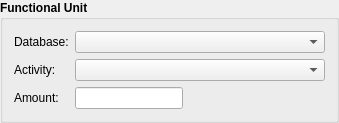
                 <widget class="QGroupBox" name="groupBox_15">
                  <property name="font">
                   <font>
                    <weight>75</weight>
                    <bold>true</bold>
                    <kerning>true</kerning>
                   </font>
                  </property>
                  <property name="title">
                   <string>Functional Unit</string>
                  </property>
                  <layout class="QGridLayout" name="gridLayout_7">
                   <item row="1" column="0">
                    <widget class="QLabel" name="label_72">
                     <property name="font">
                      <font>
                       <weight>50</weight>
                       <bold>false</bold>
                       <kerning>true</kerning>
                      </font>
                     </property>
                     <property name="text">
                      <string>Activity:</string>
                     </property>
                    </widget>
                   </item>
                   <item row="2" column="0">
                    <widget class="QLabel" name="label_73">
                     <property name="font">
                      <font>
                       <weight>50</weight>
                       <bold>false</bold>
                       <kerning>true</kerning>
                      </font>
                     </property>
                     <property name="text">
                      <string>Amount:</string>
                     </property>
                    </widget>
                   </item>
                   <item row="2" column="1">
                    <widget class="QLineEdit" name="Opt_MC_FU_amount">
                     <property name="sizePolicy">
                      <sizepolicy hsizetype="Preferred" vsizetype="Fixed">
                       <horstretch>0</horstretch>
                       <verstretch>0</verstretch>
                      </sizepolicy>
                     </property>
                     <property name="font">
                      <font>
                       <weight>50</weight>
                       <bold>false</bold>
                       <kerning>true</kerning>
                      </font>
                     </property>
                    </widget>
                   </item>
                   <item row="0" column="0">
                    <widget class="QLabel" name="label_71">
                     <property name="font">
                      <font>
                       <weight>50</weight>
                       <bold>false</bold>
                       <kerning>true</kerning>
                      </font>
                     </property>
                     <property name="text">
                      <string>Database:</string>
                     </property>
                    </widget>
                   </item>
                   <item row="2" column="2">
                    <spacer name="horizontalSpacer_10">
                     <property name="orientation">
                      <enum>Qt::Horizontal</enum>
                     </property>
                     <property name="sizeHint" stdset="0">
                      <size>
                       <width>40</width>
                       <height>20</height>
                      </size>
                     </property>
                    </spacer>
                   </item>
                   <item row="1" column="1" colspan="2">
                    <widget class="QComboBox" name="Opt_FU_act">
                     <property name="sizePolicy">
                      <sizepolicy hsizetype="Preferred" vsizetype="Fixed">
                       <horstretch>0</horstretch>
                       <verstretch>0</verstretch>
                      </sizepolicy>
                     </property>
                     <property name="minimumSize">
                      <size>
                       <width>250</width>
                       <height>0</height>
                      </size>
                     </property>
                     <property name="font">
                      <font>
                       <weight>50</weight>
                       <bold>false</bold>
                       <kerning>true</kerning>
                      </font>
                     </property>
                    </widget>
                   </item>
                   <item row="0" column="1" colspan="2">
                    <widget class="QComboBox" name="Opt_FU_DB">
                     <property name="sizePolicy">
                      <sizepolicy hsizetype="Preferred" vsizetype="Fixed">
                       <horstretch>0</horstretch>
                       <verstretch>0</verstretch>
                      </sizepolicy>
                     </property>
                     <property name="font">
                      <font>
                       <weight>50</weight>
                       <bold>false</bold>
                       <kerning>true</kerning>
                      </font>
                     </property>
                    </widget>
                   </item>
                  </layout>
                 </widget>
